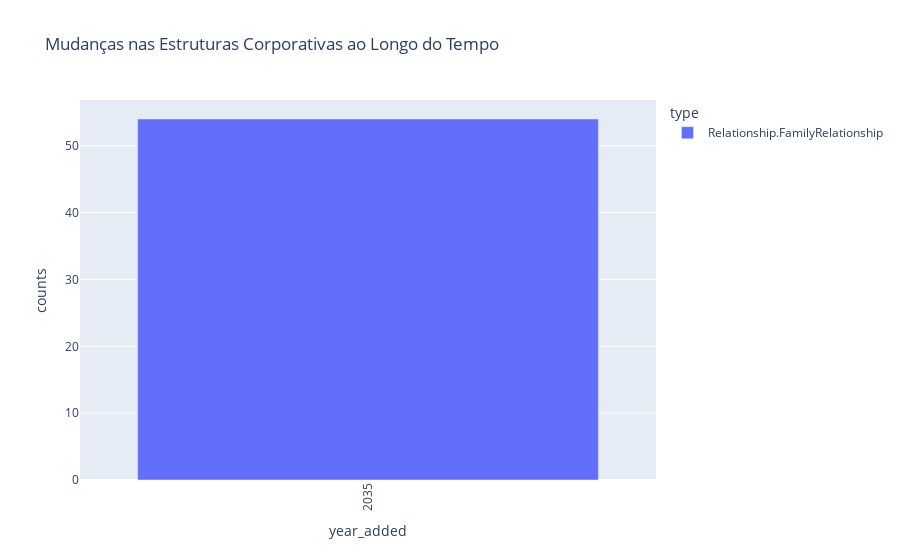

The notebook cell saved with this chart:
### Code cell
# Contagem de relações por ano
data_filtered = df_links[df_links['type'] == 'Relationship.FamilyRelationship']

data_filtered['_date_added'] = data_filtered['_date_added'].apply(convert_to_date)
data_filtered['year_added'] = pd.to_datetime(data_filtered['_date_added']).dt.year

relations_per_year = data_filtered.groupby(['year_added', 'type', 'source']).size().reset_index(name='counts')
relations_per_year = relations_per_year.groupby(['year_added', 'type'])['counts'].size().reset_index(name='counts')

# Criação da visualização temporal
fig = px.bar(relations_per_year, x='year_added', y='counts', color='type', title='Mudanças nas Estruturas Corporativas ao Longo do Tempo')
fig.update_layout(
    #xaxis_title='Ano',
    #yaxis_title='Média de Contagens',
    xaxis_tickangle=-90,
    xaxis={'dtick': 1}#,  # Garantir que todos os anos sejam exibidos
    #xaxis={'categoryorder': 'array', 'categoryarray': average_relations_per_year_type_target['year']}
)
fig.show()

### Figure 1 — Plotly figure (JSON) as saved in the notebook; plotly's stock layout.template omitted (floating-point values rounded to 4 significant figures)
{"data": [{"alignmentgroup": "True", "hovertemplate": "type=Relationship.FamilyRelationship<br>year_added=%{x}<br>counts=%{y}<extra></extra>", "legendgroup": "Relationship.FamilyRelationship", "marker": {"color": "#636efa", "pattern": {"shape": ""}}, "name": "Relationship.FamilyRelationship", "offsetgroup": "Relationship.FamilyRelationship", "orientation": "v", "showlegend": true, "textposition": "auto", "type": "bar", "x": [2035], "xaxis": "x", "y": [54], "yaxis": "y"}], "layout": {"barmode": "relative", "legend": {"title": {"text": "type"}, "tracegroupgap": 0}, "title": {"text": "Mudanças nas Estruturas Corporativas ao Longo do Tempo"}, "xaxis": {"anchor": "y", "domain": [0, 1], "dtick": 1, "tickangle": -90, "title": {"text": "year_added"}}, "yaxis": {"anchor": "x", "domain": [0, 1], "title": {"text": "counts"}}}}
